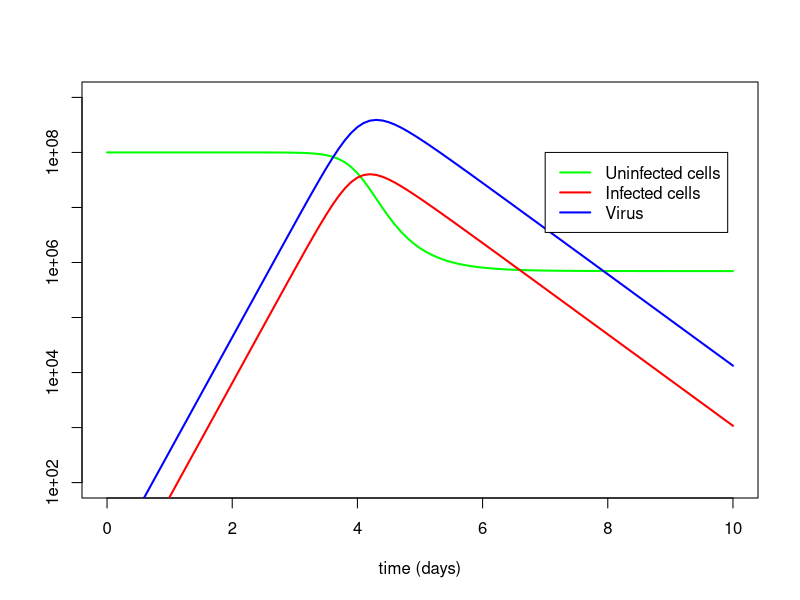

Write R code to recreate this figure.
############################################################
##a simple model for an acute virus infection
##written by Andreas Handel (ahandel@uga.edu), last change 5/29/10
##this short program is a companion to the YaRI tutorial, 
##available at http://ahandel.myweb.uga.edu/resources.htm 
############################################################
rm(list=ls()) #this clears the workspace to make sure no leftover variables are floating around. Not strictly needed but often a good idea
graphics.off(); #close all graphics windows, in case there are still some open from previous stuff we did
library(deSolve)  #loads ODE solver package. You need to have the package installed, for instance by going to "Packages" -> "Install Packages"  

###################################################################
#first, we specify the function that describes the differential equation model for the simulated virus infection 
#this function is called by lsoda (the ode solver) in the main program
###################################################################
odeequations=function(t,y,parameters) #the function needs to have a certain form, dictated by lsoda
{ 
  	Utc=y[1]; Itc=y[2]; Vir=y[3];  #uninfected target cells, infected target cells, virus
		b=parameters[1]; delta=parameters[2]; p=parameters[3]; clear=parameters[4]; #four model parameters, passed into function by main program
	 
	  #these are the 3 differential equations which describe an acute viral infection
		#see for instance: Perelson (2002) Nature Reviews Immunology for a brief, easy introduction to such models
    dUtcdt=-b*Vir*Utc;
		dItcdt=b*Vir*Utc-delta*Itc;
		dVirdt=p*Itc-clear*Vir;

		return(list(c(dUtcdt,dItcdt,dVirdt))); #this command returns the result, which is the right side of the ODEs as a list, back to the solver (i.e. lsoda). 
} #end function specifying the ODEs

                                                                                                         
###################################################################
#main program
###################################################################

  timevec=seq(0,10,by=0.1); #this creates a vector of times for which integration is evaluated (from 0 to 10 days in steps of 0.1)
	
  #assign numerical values to the parameters and initial conditions of the model  

  #initial conditions             
  Utc0=1e8; #initial number of uninfected cells 
	Itc0=0; #initial number of infected cells
	Vir0=10; #initial condition for free virus V
  Y0=c(Utc0, Itc0, Vir0);  #combine initial conditions into a vector 
  
  #values for model parameters, units are assumed to be 1/days
	b=1e-8; #rate at which virus infects uninfected cells
	delta=2; #rate at which infected cells die
	p=1e2; #rate at which infected cells produce new virus
	clear=10; #rate at which free virus is cleared 
  #Note: we don't call the parameter "c" since c is a reserved function in R that creates vectors (see next line for a use of it)
	#always make sure that your variable names do not clash with built-in definitions, or you might get unpredictable results
  parvec=c(b,delta,p,clear); #this combines all parameters into a vector called parvec which is sent to the ODE function
		
	#call ode-solver to integrate ODEs. this solver is part of the deSolve package. 
  #It starts the simulation with initial conditions Y0, integrates and returns values for the time and the different variables (here: uninfected cells, infected cells, virus)
  #the function odeequations specifies the actual set of differential equations describing our model - see below. 
  #parvec is the vector of parameters we created above. It is sent into the function odeequations and used there - see below
  odeoutput=lsoda(Y0,timevec,odeequations,parvec);

  #plot results
  #odeoutput, which is returned from calling lsoda, contains a matrix with rows that contain values for a given time, and columns with the 1st column being the time and the remaining columns the variables
  #here, column 2 is uninfected cells, column 3 contains infected cell counts, and column 4 contains the virus load
  plot(odeoutput[,1],odeoutput[,2],type="l",xlab="time (days)",ylab="",col="green",lwd=2,log="y",xlim=c(0,10),ylim=c(100,1e9))
  lines(odeoutput[,1],odeoutput[,3],type="l",col="red",lwd=2)
  lines(odeoutput[,1],odeoutput[,4],type="l",col="blue",lwd=2)
  legend(7,1e8, c("Uninfected cells","Infected cells","Virus"),col = c("green","red","blue"),lwd=2)
  
###################################################################
#end main program
###################################################################                           
